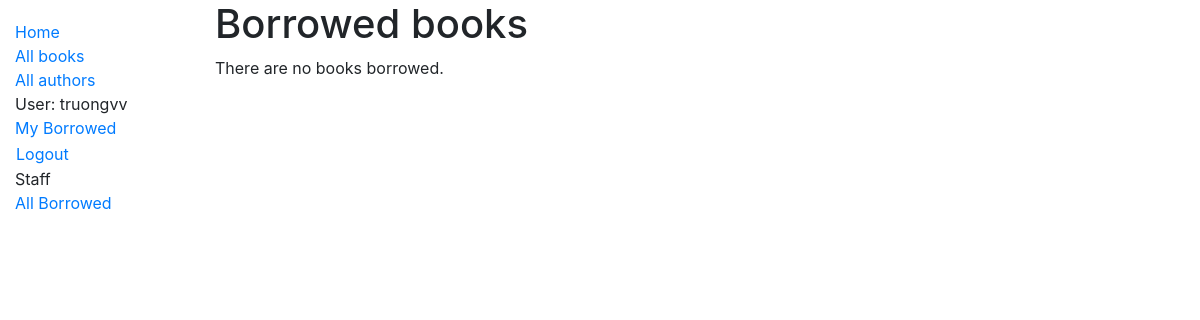
Page /catalog/mybooks/ (signed in) on the earlier database version.
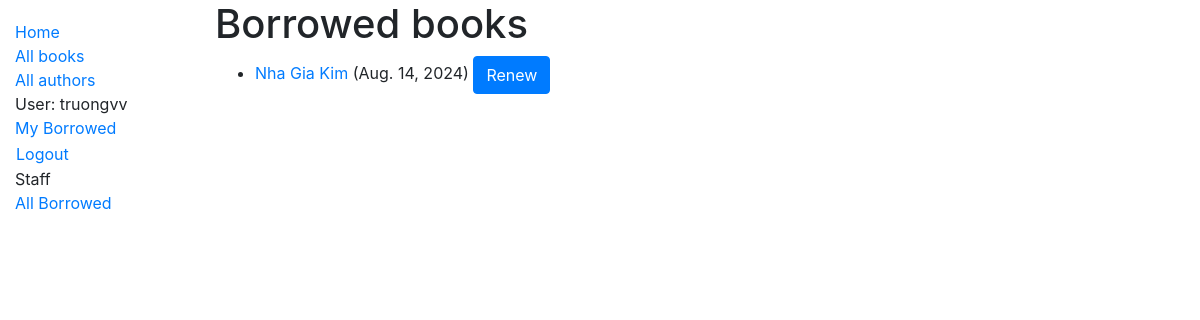
Same page on the later database version.
### catalog/models.py (models this page shows, shortened)
class BookInstance(models.Model):
    id = models.UUIDField(
        primary_key=True,
        default=uuid.uuid4,
        help_text=_("Unique ID for this particular book across the whole library"),
    )
    book = models.ForeignKey(
        "Book",
        on_delete=models.RESTRICT,
        help_text=_("Select the book for this instance"),
    )
    imprint = models.CharField(
        max_length=200,
        help_text=_(
            "Enter the imprint information (e.g., publisher, publication date)"
        ),
    )
    due_back = models.DateField(
        null=True,
        blank=True,
        help_text=_("Enter the date when the book is due to be returned"),
    )
    status = models.CharField(
        max_length=1,
        choices=LoanStatus.choices(),
        blank=True,
        default="m",
        help_text=_("Select the current status of the book"),
    )
    borrower = models.ForeignKey(User, on_delete=models.SET_NULL, null=True, blank=True)
    class Meta:
        ordering = ["due_back"]

class Book(models.Model):
    title = models.CharField(max_length=200, help_text=_("Enter the title of the book"))
    author = models.ForeignKey(
        "Author",
        on_delete=models.SET_NULL,
        null=True,
        help_text=_("Select the author of the book"),
    )
    summary = models.TextField(
        max_length=1000, help_text=_("Enter a brief description of the book")
    )
    isbn = models.CharField(
        "ISBN",
        max_length=13,
        unique=True,
        help_text=_(
            'Enter the 13-character ISBN number of the book. See <a href="https://www.isbn-international.org/content/what-isbn">ISBN information</a> for more details.'
        ),
    )
    genre = models.ManyToManyField(
        Genre, help_text=_("Select one or more genres for this book")
    )
    def display_genre(self):
        return ", ".join(genre.name for genre in self.genre.all()[:3])
    display_genre.short_description = _("Genre")

### catalog/views.py (the view)
# urls.py: path("mybooks/", views.LoanedBooksByUserListView.as_view(), name="my-borrowed"),
class LoanedBooksByUserListView(LoginRequiredMixin,generic.ListView):
    model = BookInstance
    paginate_by = ITEMS_PER_PAGE_COPIES
    template_name = "catalog/bookinstance_list_borrowed_user.html"
    context_object_name = "bookinstance_list"
    def get_queryset(self):
        return (
            super()
            .get_queryset()
            .select_related("book")
            .filter(borrower=self.request.user)
            .filter(status__exact= LoanStatus.ON_LOAN.value)
            .order_by("due_back"))

### catalog/templates/catalog/bookinstance_list_borrowed_user.html (shortened to what this page needs)
{% extends "base_generic.html" %}
{% load i18n %}
{% block content %}
<h1>{% trans "Borrowed books"%}</h1>
{% if bookinstance_list %}
<ul>
  {% for bookinst in bookinstance_list %}
  <li class="{% if bookinst.is_overdue %}text-danger{% endif %}">
    <a href="{% url 'book-detail' bookinst.book.pk %}">{{bookinst.book.title}}</a>
    ({{ bookinst.due_back }})
    <form action="{% url 'renew-book-librarian' bookinst.id %}" method="post" style="display:inline;">
      <button type="submit" class="btn btn-primary">{% trans "Renew"%}</button>
    </form>
  </li>
  {% endfor %}
</ul>
{% else %}
<p>{% trans "There are no books borrowed."%}</p>
{% endif %}
{% endblock %}

Differences in the rows shown:
now on this page (row edited): BookInstance: book "Nha Gia Kim", due_back "Aug. 14, 2024"
Other differences:
text no longer shown: "There are no books borrowed."
